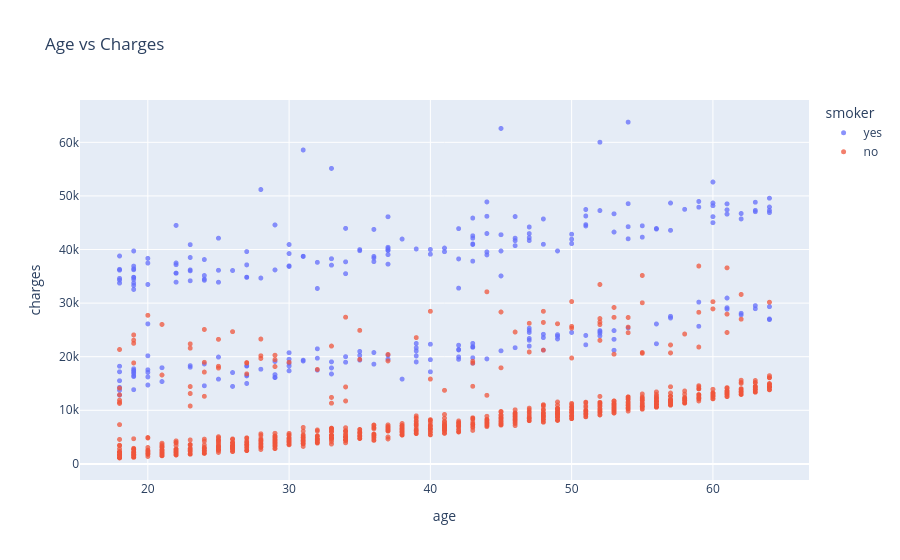

Notebook code cell kept with this figure:
### Code cell
fig = px.scatter(insurance_df, 
                 x = 'age', 
                 y = 'charges', 
                 color = 'smoker', 
                 opacity = 0.75, 
                 hover_data = ['sex'], 
                 title = 'Age vs Charges')
fig.update_traces(marker_size = 5)
fig.show()

### Figure 1 — Plotly figure (JSON) as saved in the notebook; plotly's stock layout.template omitted (floating-point values rounded to 4 significant figures; data arrays with more than 128 entries replaced by an {"elided": "..."} marker saying what was removed)
{"data": [{"customdata": {"elided": "274x1 str values"}, "hovertemplate": "smoker=yes<br>age=%{x}<br>charges=%{y}<br>sex=%{customdata[0]}<extra></extra>", "legendgroup": "yes", "marker": {"color": "#636efa", "opacity": 0.75, "size": 5, "symbol": "circle"}, "mode": "markers", "name": "yes", "showlegend": true, "type": "scattergl", "x": {"elided": "274 int values"}, "xaxis": "x", "y": {"elided": "274 float values"}, "yaxis": "y"}, {"customdata": {"elided": "1064x1 str values"}, "hovertemplate": "smoker=no<br>age=%{x}<br>charges=%{y}<br>sex=%{customdata[0]}<extra></extra>", "legendgroup": "no", "marker": {"color": "#EF553B", "opacity": 0.75, "size": 5, "symbol": "circle"}, "mode": "markers", "name": "no", "showlegend": true, "type": "scattergl", "x": {"elided": "1064 int values"}, "xaxis": "x", "y": {"elided": "1064 float values"}, "yaxis": "y"}], "layout": {"legend": {"title": {"text": "smoker"}, "tracegroupgap": 0}, "title": {"text": "Age vs Charges"}, "xaxis": {"anchor": "y", "domain": [0, 1], "title": {"text": "age"}}, "yaxis": {"anchor": "x", "domain": [0, 1], "title": {"text": "charges"}}}}
